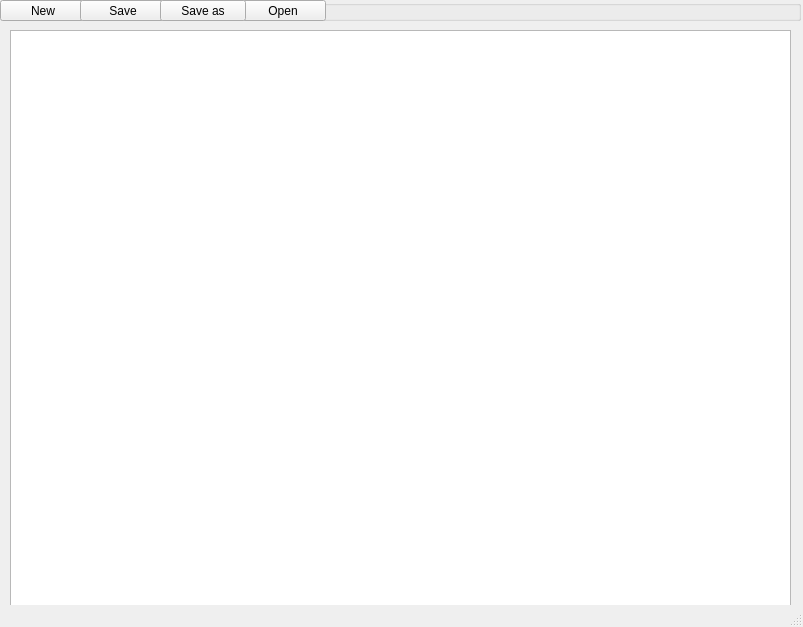
<?xml version="1.0" encoding="UTF-8"?>
<ui version="4.0">
 <class>MainWindow</class>
 <widget class="QMainWindow" name="MainWindow">
  <property name="geometry">
   <rect>
    <x>0</x>
    <y>0</y>
    <width>803</width>
    <height>627</height>
   </rect>
  </property>
  <property name="windowTitle">
   <string>MainWindow</string>
  </property>
  <widget class="QWidget" name="centralwidget">
   <widget class="QTextEdit" name="textEdit">
    <property name="geometry">
     <rect>
      <x>10</x>
      <y>30</y>
      <width>781</width>
      <height>581</height>
     </rect>
    </property>
   </widget>
   <widget class="QLabel" name="label">
    <property name="geometry">
     <rect>
      <x>40</x>
      <y>10</y>
      <width>58</width>
      <height>18</height>
     </rect>
    </property>
    <property name="text">
     <string/>
    </property>
   </widget>
   <widget class="QGroupBox" name="groupBox">
    <property name="geometry">
     <rect>
      <x>0</x>
      <y>0</y>
      <width>801</width>
      <height>21</height>
     </rect>
    </property>
    <property name="title">
     <string/>
    </property>
    <widget class="QPushButton" name="NEW">
     <property name="geometry">
      <rect>
       <x>0</x>
       <y>0</y>
       <width>86</width>
       <height>21</height>
      </rect>
     </property>
     <property name="text">
      <string>New</string>
     </property>
    </widget>
    <widget class="QPushButton" name="SAVE">
     <property name="geometry">
      <rect>
       <x>80</x>
       <y>0</y>
       <width>86</width>
       <height>21</height>
      </rect>
     </property>
     <property name="text">
      <string>Save</string>
     </property>
    </widget>
    <widget class="QPushButton" name="OPEN">
     <property name="geometry">
      <rect>
       <x>240</x>
       <y>0</y>
       <width>86</width>
       <height>21</height>
      </rect>
     </property>
     <property name="text">
      <string>Open</string>
     </property>
    </widget>
    <widget class="QPushButton" name="SAVEAS">
     <property name="geometry">
      <rect>
       <x>160</x>
       <y>0</y>
       <width>86</width>
       <height>21</height>
      </rect>
     </property>
     <property name="text">
      <string>Save as</string>
     </property>
    </widget>
   </widget>
  </widget>
  <widget class="QMenuBar" name="menubar">
   <property name="geometry">
    <rect>
     <x>0</x>
     <y>0</y>
     <width>803</width>
     <height>23</height>
    </rect>
   </property>
  </widget>
  <widget class="QStatusBar" name="statusbar"/>
 </widget>
 <resources/>
 <connections/>
</ui>
